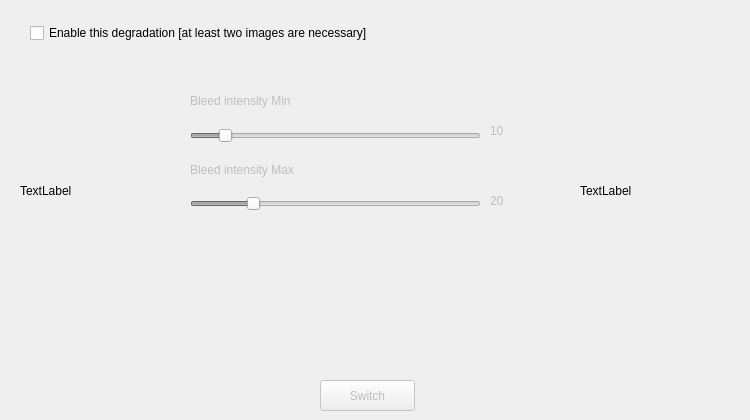
  <widget class="QWizardPage" name="Bleed">
   <property name="subTitle">
    <string>DocCreator: Bleed-Through</string>
   </property>
   <widget class="QWidget" name="OptionBleed" native="true">
    <property name="enabled">
     <bool>false</bool>
    </property>
    <property name="geometry">
     <rect>
      <x>180</x>
      <y>60</y>
      <width>401</width>
      <height>241</height>
     </rect>
    </property>
    <widget class="QWidget" name="layoutWidget_8">
     <property name="geometry">
      <rect>
       <x>10</x>
       <y>20</y>
       <width>291</width>
       <height>131</height>
      </rect>
     </property>
     <layout class="QVBoxLayout" name="verticalLayout_5">
      <item>
       <widget class="QLabel" name="BleedMinLabel">
        <property name="text">
         <string>Bleed intensity Min</string>
        </property>
       </widget>
      </item>
      <item>
       <widget class="QSlider" name="BleedMin">
        <property name="enabled">
         <bool>false</bool>
        </property>
        <property name="value">
         <number>10</number>
        </property>
        <property name="sliderPosition">
         <number>10</number>
        </property>
        <property name="orientation">
         <enum>Qt::Horizontal</enum>
        </property>
        <property name="invertedAppearance">
         <bool>false</bool>
        </property>
        <property name="invertedControls">
         <bool>false</bool>
        </property>
       </widget>
      </item>
      <item>
       <widget class="QLabel" name="BleedMaxLabel">
        <property name="text">
         <string>Bleed intensity Max</string>
        </property>
       </widget>
      </item>
      <item>
       <widget class="QSlider" name="BleedMax">
        <property name="enabled">
         <bool>false</bool>
        </property>
        <property name="value">
         <number>20</number>
        </property>
        <property name="orientation">
         <enum>Qt::Horizontal</enum>
        </property>
       </widget>
      </item>
     </layout>
    </widget>
    <widget class="QLabel" name="BleedMinValue">
     <property name="geometry">
      <rect>
       <x>310</x>
       <y>60</y>
       <width>67</width>
       <height>21</height>
      </rect>
     </property>
     <property name="text">
      <string>10</string>
     </property>
    </widget>
    <widget class="QLabel" name="BleedMaxValue">
     <property name="geometry">
      <rect>
       <x>310</x>
       <y>130</y>
       <width>67</width>
       <height>21</height>
      </rect>
     </property>
     <property name="text">
      <string>20</string>
     </property>
    </widget>
   </widget>
   <widget class="QPushButton" name="SwitchBleed">
    <property name="enabled">
     <bool>false</bool>
    </property>
    <property name="geometry">
     <rect>
      <x>320</x>
      <y>380</y>
      <width>95</width>
      <height>31</height>
     </rect>
    </property>
    <property name="toolTip">
     <string>Change preview area of both recto and verso images</string>
    </property>
    <property name="text">
     <string>Switch</string>
    </property>
   </widget>
   <widget class="QWidget" name="horizontalLayoutWidget_2">
    <property name="geometry">
     <rect>
      <x>20</x>
      <y>60</y>
      <width>161</width>
      <height>261</height>
     </rect>
    </property>
    <layout class="QHBoxLayout" name="PrevBleed">
     <item>
      <widget class="QLabel" name="BleedMinPreviewLabel">
       <property name="text">
        <string>TextLabel</string>
       </property>
      </widget>
     </item>
    </layout>
   </widget>
   <widget class="QCheckBox" name="CheckBleed">
    <property name="geometry">
     <rect>
      <x>30</x>
      <y>20</y>
      <width>431</width>
      <height>26</height>
     </rect>
    </property>
    <property name="text">
     <string>Enable this degradation [at least two images are necessary]</string>
    </property>
   </widget>
   <widget class="QWidget" name="horizontalLayoutWidget_3">
    <property name="geometry">
     <rect>
      <x>580</x>
      <y>60</y>
      <width>161</width>
      <height>261</height>
     </rect>
    </property>
    <layout class="QHBoxLayout" name="PrevBleedMax">
     <item>
      <widget class="QLabel" name="BleedMaxPreviewLabel">
       <property name="text">
        <string>TextLabel</string>
       </property>
      </widget>
     </item>
    </layout>
   </widget>
  </widget>
